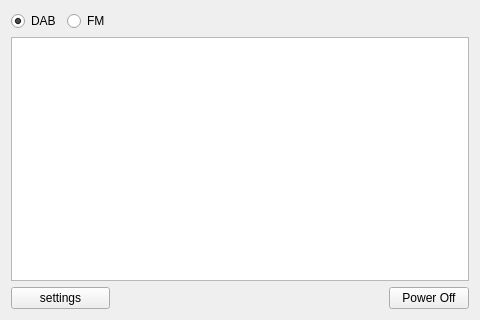
<?xml version="1.0" encoding="UTF-8"?>
<ui version="4.0">
 <class>cMainScreen</class>
 <widget class="QWidget" name="cMainScreen">
  <property name="geometry">
   <rect>
    <x>0</x>
    <y>0</y>
    <width>480</width>
    <height>320</height>
   </rect>
  </property>
  <property name="windowTitle">
   <string>Form</string>
  </property>
  <property name="styleSheet">
   <string notr="true"/>
  </property>
  <layout class="QGridLayout" name="gridLayout_2">
   <item row="0" column="0">
    <layout class="QGridLayout" name="gridLayout">
     <item row="2" column="4">
      <widget class="QPushButton" name="m_lpPowerOff">
       <property name="text">
        <string>Power Off</string>
       </property>
      </widget>
     </item>
     <item row="1" column="0" colspan="5">
      <widget class="QListView" name="m_lpChannelList">
       <property name="editTriggers">
        <set>QAbstractItemView::NoEditTriggers</set>
       </property>
      </widget>
     </item>
     <item row="2" column="3">
      <spacer name="horizontalSpacer">
       <property name="orientation">
        <enum>Qt::Horizontal</enum>
       </property>
       <property name="sizeHint" stdset="0">
        <size>
         <width>40</width>
         <height>20</height>
        </size>
       </property>
      </spacer>
     </item>
     <item row="0" column="2">
      <spacer name="horizontalSpacer_2">
       <property name="orientation">
        <enum>Qt::Horizontal</enum>
       </property>
       <property name="sizeHint" stdset="0">
        <size>
         <width>40</width>
         <height>20</height>
        </size>
       </property>
      </spacer>
     </item>
     <item row="2" column="0" colspan="2">
      <widget class="QPushButton" name="m_lpSettings">
       <property name="text">
        <string>settings</string>
       </property>
      </widget>
     </item>
     <item row="0" column="0">
      <widget class="QRadioButton" name="m_lpDABSelect">
       <property name="text">
        <string>DAB</string>
       </property>
       <property name="checked">
        <bool>true</bool>
       </property>
      </widget>
     </item>
     <item row="0" column="1">
      <widget class="QRadioButton" name="m_lpFMSelect">
       <property name="text">
        <string>FM</string>
       </property>
      </widget>
     </item>
    </layout>
   </item>
  </layout>
 </widget>
 <resources/>
 <connections/>
</ui>
